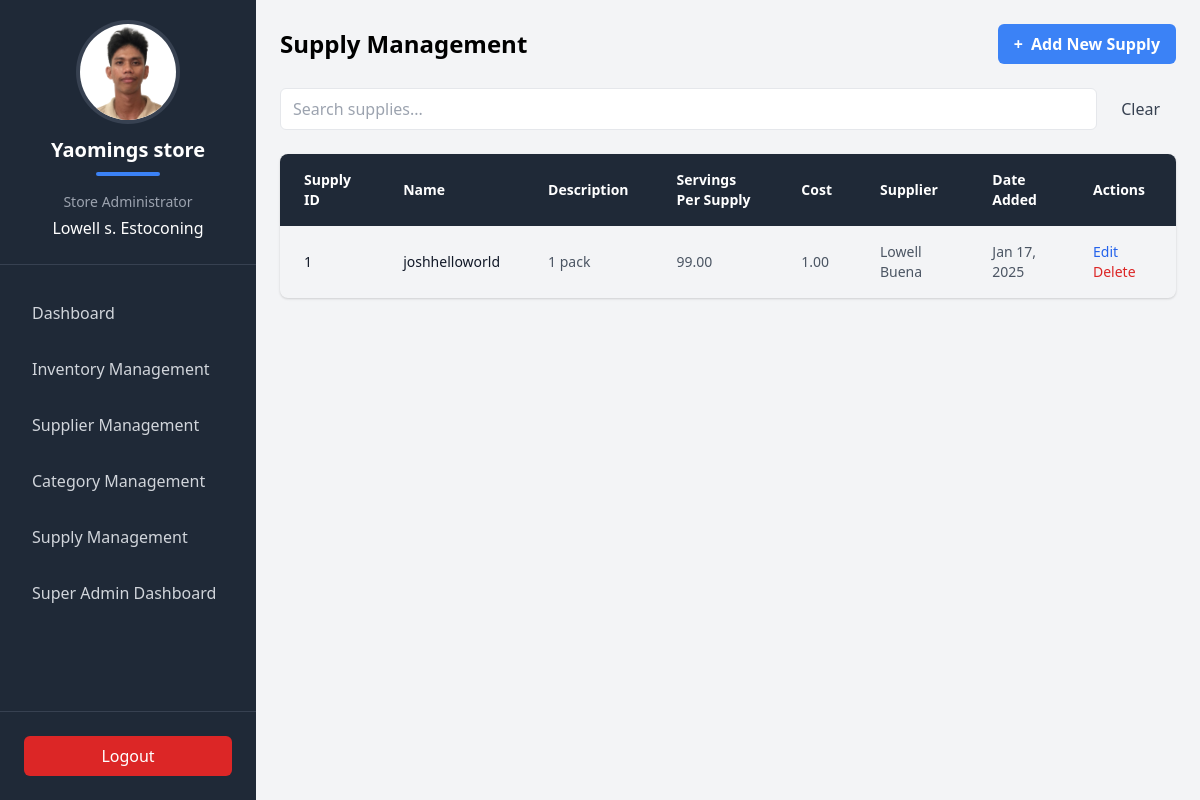
Page /manage_supplies (signed in) on the earlier database version.
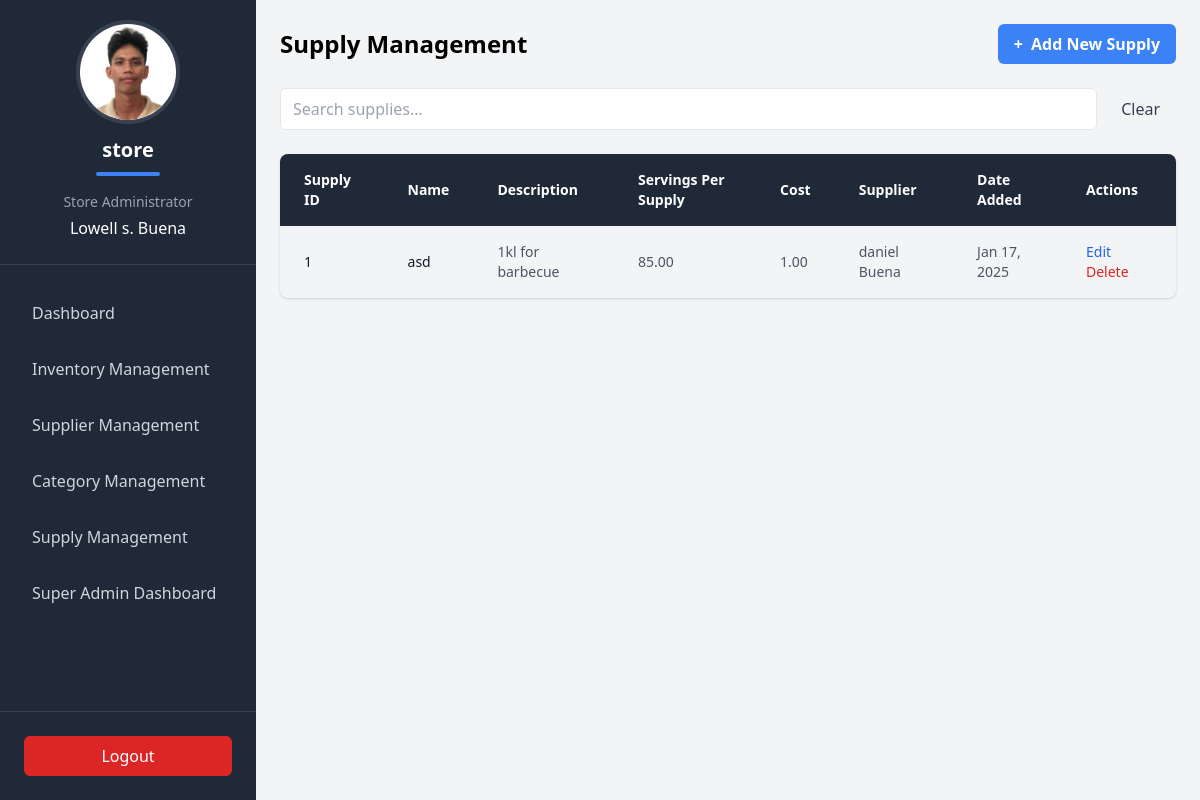
Same page on the later database version.
### TriadApp/models.py (models this page shows, shortened)
class Stall(models.Model):
    store_id = models.UUIDField(default=uuid.uuid4, editable=False, unique=True)
    name = models.CharField(max_length=255)
    logo = models.ImageField(upload_to='stall_logos/')
    contact_number = models.CharField(max_length=15)
    is_active = models.BooleanField(default=True)  # Add is_active field with default value True

class AdminProfile(models.Model):
    firstname = models.CharField(max_length=50)
    middle_initial = models.CharField(max_length=1, blank=True, null=True)
    lastname = models.CharField(max_length=50)
    age = models.IntegerField()
    birthdate = models.DateField()
    address = models.TextField()
    username = models.CharField(max_length=50, unique=True)
    email = models.EmailField(max_length=254, unique=True, default='', blank=True)
    password = models.CharField(max_length=100)
    contact_number = models.CharField(max_length=15)
    stall = models.ForeignKey('Stall', on_delete=models.CASCADE, related_name="admins", to_field='store_id')

class Supply(models.Model):
    supply_id = models.CharField(max_length=50)
    name = models.CharField(max_length=255)
    description = models.CharField(max_length=50, blank=True, null=True)
    quantity = models.DecimalField(max_digits=10, decimal_places=2, default=0)
    cost = models.DecimalField(max_digits=10, decimal_places=2)
    date_added = models.DateField()
    stall = models.ForeignKey('Stall', on_delete=models.CASCADE, related_name='supplies', to_field='store_id')
    supplier = models.ForeignKey('Supplier', on_delete=models.CASCADE, related_name='supplies')
    supplier_name = models.CharField(max_length=255, null=True, blank=True)
    created_at = models.DateTimeField(auto_now_add=True)
    updated_at = models.DateTimeField(auto_now=True)
    class Meta:
        unique_together = ['supply_id', 'stall']

class Supplier(models.Model):
    stall = models.ForeignKey(Stall, on_delete=models.CASCADE)
    firstname = models.CharField(max_length=100)
    middle_initial = models.CharField(max_length=1)
    lastname = models.CharField(max_length=100)
    contact_person = models.CharField(max_length=200)
    license_number = models.CharField(max_length=50, unique=True)
    address = models.TextField(max_length=50)
    contact_number = models.CharField(max_length=15)
    email_address = models.EmailField()
    contract_start_date = models.DateField()
    contract_end_date = models.DateField()

### TriadApp/stall_admins.py (the view, shortened to what this page needs)
# urls.py: path('manage_supplies', stall_admins.manage_supplies, name='manage_supplies'),
@admin_required
def manage_supplies(request):
    admin_id = request.session.get('admin_id')
    if not admin_id:
        return redirect('login')
    try:
        admin = AdminProfile.objects.get(id=admin_id)
        supplies = Supply.objects.filter(stall=admin.stall)
        suppliers = Supplier.objects.filter(stall=admin.stall)  # For supplier dropdown
        return render(request, 'TriadApp/admin/supply_management.html', {
            'supplies': supplies,
            'suppliers': suppliers,
            'admin': admin,
            'stall': admin.stall
        })
    except AdminProfile.DoesNotExist:
        return redirect('login')

### TriadApp/templates/TriadApp/admin/supply_management.html (shortened to what this page needs)
{% extends 'TriadApp/admin/admin.html' %}
{% block content %}
<div class="flex-1 p-6 h-screen">
    <div class="w-full mx-auto h-full flex flex-col">
        <div class="flex justify-between items-center mb-6">
            <h2 class="text-2xl font-bold">Supply Management</h2>
            <button onclick="openAddModal()"
                    class="bg-blue-500 hover:bg-blue-600 text-white font-semibold py-2 px-4 rounded-md flex items-center gap-2">
                <span>+</span> Add New Supply
            </button>
        </div>
        <form id="searchForm" class="flex gap-2 mb-6">
            <input type="text"
                   id="searchInput"
                   placeholder="Search supplies..."
                   class="flex-1 px-3 py-2 border rounded-md">
            <button type="button"
                    onclick="clearSearch()"
                    class="px-4 py-2 bg-gray-100 text-gray-700 rounded-md hover:bg-gray-200">
                Clear
            </button>
        </form>
        <div class="bg-white/80 rounded-lg overflow-hidden shadow">
            <table class="min-w-full">
                <thead>
                    <tr class="bg-gray-800 text-white">
                        <th class="px-6 py-4 text-left text-sm font-semibold">Supply ID</th>
                        <th class="px-6 py-4 text-left text-sm font-semibold">Name</th>
                        <th class="px-6 py-4 text-left text-sm font-semibold">Description</th>
                        <th class="px-6 py-4 text-left text-sm font-semibold">Servings Per Supply</th>
                        <th class="px-6 py-4 text-left text-sm font-semibold">Cost</th>
                        <th class="px-6 py-4 text-left text-sm font-semibold">Supplier</th>
                        <th class="px-6 py-4 text-left text-sm font-semibold">Date Added</th>
                        <th class="px-6 py-4 text-left text-sm font-semibold">Actions</th>
                    </tr>
                </thead>
                <tbody class="divide-y divide-gray-100">
                    {% for supply in supplies %}
                    <tr class="hover:bg-gray-50">
                        <td class="px-6 py-4 text-sm text-gray-900">{{ supply.supply_id }}</td>
                        <td class="px-6 py-4 text-sm text-gray-900">{{ supply.name }}</td>
                        <td class="px-6 py-4 text-sm text-gray-600">{{ supply.description }}</td>
                        <td class="px-6 py-4 text-sm text-gray-600">{{ supply.quantity }}</td>
                        <td class="px-6 py-4 text-sm text-gray-600">{{ supply.cost }}</td>
                        <td class="px-6 py-4 text-sm text-gray-600">
                            <div>{{ supply.supplier.firstname }} {{ supply.supplier.lastname }}</div>
                        </td>
                        <td class="px-6 py-4 text-sm text-gray-600">{{ supply.date_added|date:"M d, Y" }}</td>
                        <td class="px-6 py-4 text-sm">
                            <button onclick="openEditModal('{{ supply.id }}')"
                                    class="text-blue-600 hover:text-blue-700 font-medium mr-3">
                                Edit
                            </button>
                            <button onclick="confirmDelete('{{ supply.id }}', '{{ supply.name|escapejs }}')"
                                    class="text-red-600 hover:text-red-700 font-medium">
                                Delete
                            </button>
                        </td>
                    </tr>
                    {% empty %}
                    <tr>
                        <td colspan="8" class="px-6 py-4 text-center text-sm text-gray-500">
                            No supplies registered yet.
                        </td>
                    </tr>
                    {% endfor %}
                </tbody>
            </table>
        </div>
    </div>
</div>
{% endblock %}

### TriadApp/templates/TriadApp/admin/admin.html (shortened to what the changed rows need)
<!DOCTYPE html>
<html lang="en">
<head>
    <link href="https://cdn.jsdelivr.net/npm/tailwindcss@2.2.16/dist/tailwind.min.css" rel="stylesheet">
</head>
<body class="bg-gray-100">
    <div class="flex">
        <div class="w-64 h-screen bg-gray-800 text-white flex flex-col">
            <div class="p-6 border-b border-gray-700">
                <div class="flex justify-center mb-4">
                    <div class="w-24 h-24 rounded-full overflow-hidden bg-white ring-4 ring-gray-700">
                        {% if stall.logo %}
                            <img src="{{ stall.logo.url }}" alt="{{ stall.name }} Logo" class="w-full h-full object-cover">
                        {% else %}
                            <div class="w-full h-full flex items-center justify-center bg-gray-200">
                                <span class="text-gray-600 text-3xl font-bold">{{ stall.name|slice:":1" }}</span>
                            </div>
                        {% endif %}
                    </div>
                </div>
                <div class="text-center mb-4">
                    <h1 class="text-xl font-bold text-white">{{ stall.name }}</h1>
                    <div class="w-16 h-1 bg-blue-500 mx-auto mt-2 rounded-full"></div>
                </div>
                <div class="text-center">
                    <p class="text-gray-400 text-sm mb-1">Store Administrator</p>
                    <p class="text-white font-medium">
                        {{ admin.firstname }}
                        {% if admin.middle_initial %}
                            {{ admin.middle_initial }}.
                        {% endif %}
                        {{ admin.lastname }}
                    </p>
                </div>
            </div>
        </div>
        <div class="flex-1 min-h-screen">
            {% block content %}
            {% endblock %}
        </div>
    </div>
</body>
</html>

Differences in the rows shown:
removed Supply: supply_id "1", name "joshhelloworld", description "1 pack", quantity "99.00", cost "1.00", supplier.firstname "Lowell", supplier.lastname "Buena", date_added "Jan 17, 2025"
changed Stall: name "Yaomings store" → "store"
changed AdminProfile "Lowell": lastname "Estoconing" → "Buena"
added Supply: supply_id "1", name "asd", description "1kl for barbecue", quantity "85.00", cost "1.00", supplier.firstname "daniel", supplier.lastname "Buena", date_added "Jan 17, 2025"
